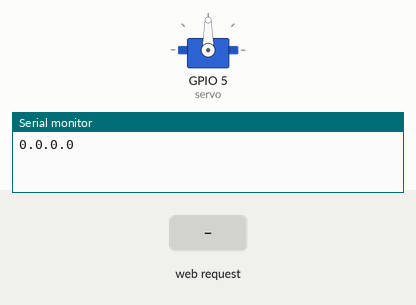
Recording of a sketch running on a simulated ESP8266 (NodeMCU). On the bench: servo, the last lines printed to the serial monitor. Inputs (shaded band) come from the test bench. WiFi joins after 1.5 s; servers stay silent unless stated.

Above: at 1.2 s.
1.3 s: HTTP request GET /securebox?status=open received
At 1.42 s:
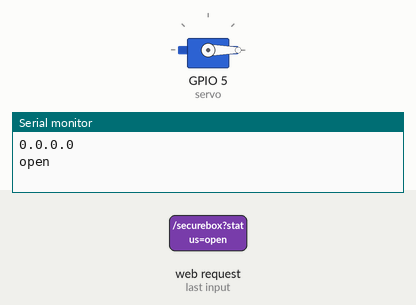
3.0 s: HTTP request GET /securebox?status=close received
At 3.12 s:
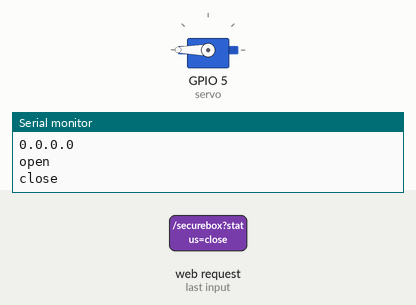
Timing chart, 0 to 6.0 s (numbered marks = the images above; inputs shaded):
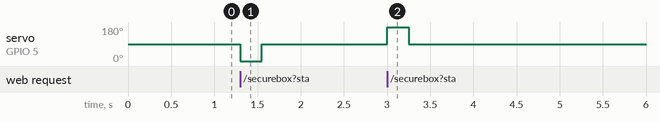

The sketch:

board.ino
```cpp
#include <ESP8266WiFi.h>
#include <ESP8266WebServer.h>
#include <Servo.h>
ESP8266WebServer server(80);
Servo servo;
void setup() {

Serial.begin(9600);
servo.attach(5);
WiFi.begin("Oppo A3s", "");
if (WiFi.status() != WL_CONNECTED)  {
    Serial.println(WiFi.localIP());
  }
  server.on("/securebox", securebox);
  server.begin();
}

void standby()  {
  Serial.print("Standby");
  }

void securebox()  {
    Serial.println(server.arg("status"));
    if (server.arg("status") == "open") {
      servo.write(0);

      } else if (server.arg("status" == "close")) {
          servo.write(180);
        }
      delay(250);
      servo.write(90);
      server.send(200, "text/plain", "Door is " + server.arg("status"));

  }

void loop() {
  server.handleClient();
  }
```

Measured:
- after the input at 1.3 s, servo on GPIO 5 (servo): 90° → 0° at once, → 90° 0.25 s later
- after the input at 3.0 s, servo on GPIO 5 (servo): 90° → 180° at once, → 90° 0.25 s later
